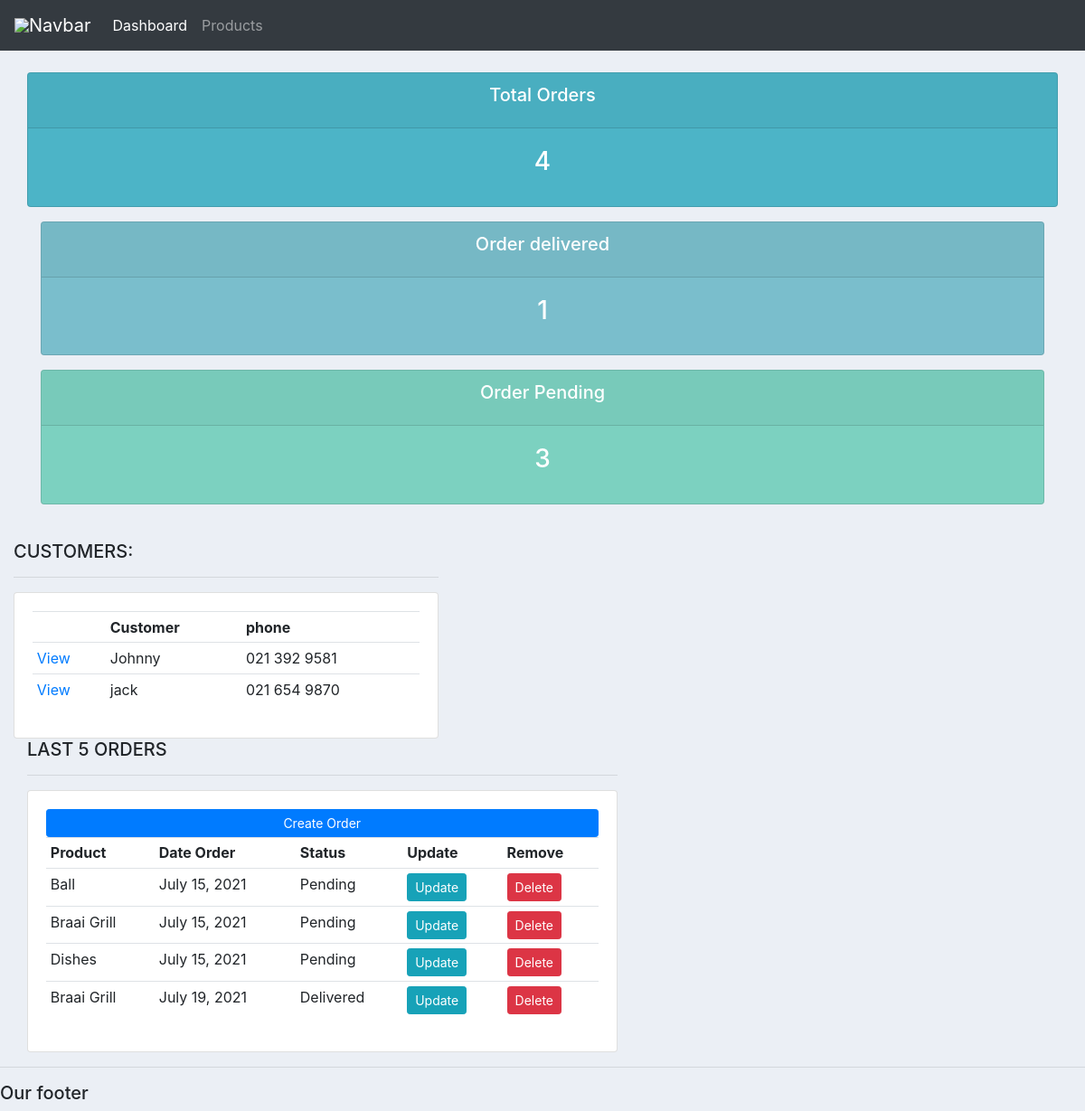
The app's page /, older data.
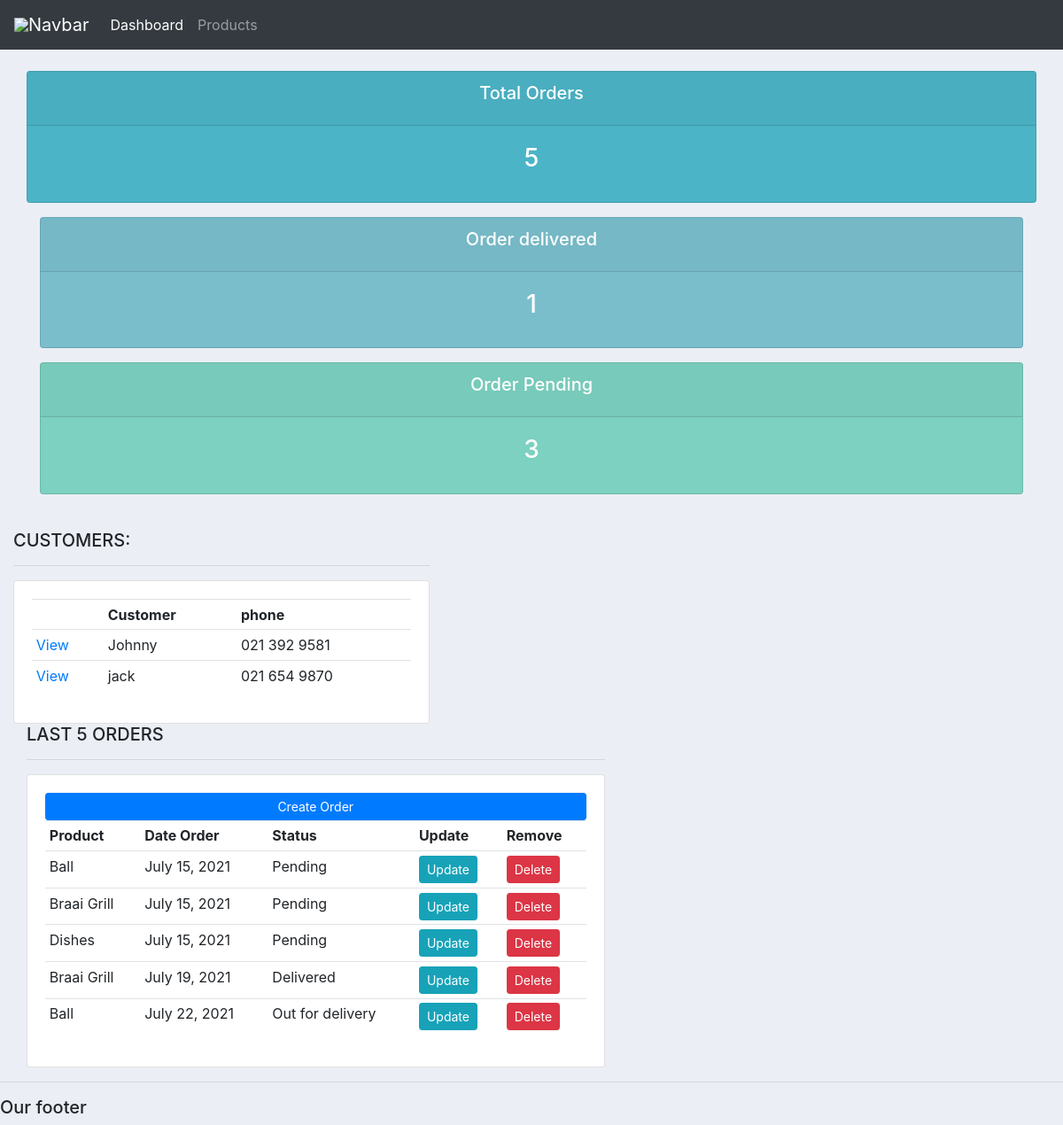
The same page, newer data.
### accounts/models.py (models this page shows, shortened)
class Customer(models.Model):
    name = models.CharField(max_length=200, null=True)
    phone = models.CharField(max_length=200, null=True)
    email = models.CharField(max_length=200, null=True)
    date_created = models.DateField(auto_now_add=True, null=True)

class Order(models.Model):
    STATUS = (
        ('Pending', 'Pending'),
        ('Out for delivery', 'Out for delivery'),
        ('Delivered', "Delivered"),
        )
    customer = models.ForeignKey(Customer, null='True', on_delete=models.SET_NULL)
    product = models.ForeignKey(Product, null=True, on_delete=models.SET_NULL)
    date_created = models.DateField(auto_now_add=True, null=True)
    status = models.CharField(max_length=200, null=True, choices=STATUS)
    note = models.CharField(max_length=1000, null=True)

class Product(models.Model):
    CATEGORY =(
        ('Indoor','Indoor'),
        ('Outdoor', 'Outdoor'),
    )
    name = models.CharField(max_length=200, null=True)
    price = models.FloatField(null=True)
    category = models.CharField(max_length=200, null=True, choices=CATEGORY)
    description = models.CharField(max_length=200, null=True, blank=True)
    date_created = models.DateField(auto_now_add=True, null=True)
    tags = models.ManyToManyField(Tag)
    def __str__(self):
        return self.name

### accounts/views.py (the view)
# urls.py: path('',views.home, name='home'),
def home(request):
    orders = Order.objects.all()
    customers = Customer.objects.all()
    total_customers = customers.count()
    total_orders = orders.count()
    delivered = orders.filter(status='Delivered').count()
    pending = orders.filter(status='Pending').count()
    context = {'orders': orders,
            'customers': customers,
            'delivered': delivered,
            'pending': pending,
            'total_orders': total_orders,
            'total_customers': total_customers}
    return render(request,'accounts/dashboard.html', context)

### accounts/templates/accounts/dashboard.html
{% extends 'accounts/main.html' %}
{% block content %}
{% include 'accounts/status.html' %}
<br>
<div class="row">
    <div class="col-md-5">
        <h5>CUSTOMERS:</h5>
        <hr>
        <div class="card card-body">
            <table class="table table-sm">
                <tr>
                    <th></th>
                    <th>Customer</th>
                    <th>phone</th>
                </tr>
                {% for customer in customers %}
                <tr>
                    <td><a href="{% url 'customers' customers.id%}"> View </a></td>
                    <td>{{ customer.name }}</td>
                    <td>{{ customer.phone }}</td>
                </tr>
            {% endfor %}
            </table>
        </div>
    </div>
</div>
<div class="col-md-7">
    <h5>LAST 5 ORDERS</h5>
    <hr>
    <div class="card card-body">
        <a class="btn btn-primary btn-sm btn-block" href="{% url 'create_order' %}">Create Order</a>
        <table class="table table-sm">
            <tr>
                <th>Product</th>
                <th>Date Order</th>
                <th>Status</th>
                <th>Update</th>
                <th>Remove</th>
            </tr>
            {% for order in orders %}
                <tr>
                    <td> {{ order.product }} </td>
                    <td>{{ order.date_created }}</td>
                    <td>{{ order.status }}</td>
                    <td><a class="btn btn-sm btn-info" href="{% url 'update_order' order.id %} "> Update </a></td>
                    <td><a class="btn btn-sm btn-danger" href="{% url 'delete_order' delete.id %}  ">Delete</a></td>
                </tr>
            {% endfor %}
        </table>
    </div>
</div>
{% endblock %}

### accounts/templates/accounts/navbar.html (shortened to what this page needs)
{% load static %}
<nav class="navbar navbar-expand-lg navbar-dark bg-dark">
  <img src="{% static 'account/images/meetup2.jpg' %}">
    <a class="navbar-brand" href="#">Navbar</a>
    <div class="collapse navbar-collapse" id="navbarNav">
      <ul class="navbar-nav">
        <li class="nav-item active">
          <a class="nav-link" href="#">Dashboard </a>
        </li>
        <li class="nav-item">
          <a class="nav-link" href="#">Products</a>
        </li>
      </ul>
    </div>
  </nav>

### accounts/templates/accounts/status.html
<br>
<div class="row">
    <div class="col">
        <div class="col-md">
            <div class="card text-center text-white mb-3" id="total-orders">
                <div class="card-header">
                    <h5 class="card-title">Total Orders</h5>
                </div>
                <div class="card-body">
                    <h3 class="card-title"> {{total_orders}}</h3> </h3>
                </div>
            </div>
        </div>
    </div>
</div>
<div class="col">
    <div class="col-md">
        <div class="card text-center text-white mb-3" id="orders-delivered">
            <div class="card-header">
                <h5 class="card-title">Order delivered</h5>
            </div>
            <div class="card-body">
                <h3 class="card-title">{{delivered}}</h3>
            </div>
        </div>
    </div>
</div>
<div class="col">
    <div class="col-md">
        <div class="card text-center text-white mb-3" id="orders-pending">
            <div class="card-header">
                <h5 class="card-title">Order Pending</h5>
            </div>
            <div class="card-body">
                <h3 class="card-title">{{pending}}</h3>
            </div>
        </div>
    </div>
</div>

### accounts/static/accounts/styles/main.css (style rules this page uses)
body { background-color: #ebeff5; }
#total-orders { background-color: #4cb4c7; }
#orders-delivered { background-color: #7abecc; }
#orders-pending { background-color: #7cd1c0; }

Row changes from the older to the newer data that the page shows:
added Order: product "Ball", date_created "July 22, 2021", status "Out for delivery"
Text that changed along with them:
{{ total_orders }}: "4" → "5"
